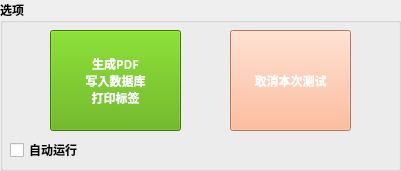
  <widget class="QGroupBox" name="groupBox_3">
   <property name="geometry">
    <rect>
     <x>980</x>
     <y>470</y>
     <width>401</width>
     <height>171</height>
    </rect>
   </property>
   <property name="font">
    <font>
     <family>微软雅黑</family>
     <pointsize>9</pointsize>
     <weight>75</weight>
     <bold>true</bold>
    </font>
   </property>
   <property name="title">
    <string>选项</string>
   </property>
   <widget class="QPushButton" name="pushButton1">
    <property name="geometry">
     <rect>
      <x>50</x>
      <y>30</y>
      <width>131</width>
      <height>101</height>
     </rect>
    </property>
    <property name="font">
     <font>
      <family>微软雅黑</family>
      <pointsize>9</pointsize>
      <weight>75</weight>
      <bold>true</bold>
     </font>
    </property>
    <property name="focusPolicy">
     <enum>Qt::NoFocus</enum>
    </property>
    <property name="styleSheet">
     <string notr="true">color: rgb(255, 255, 255);
border-top-color: rgb(0, 0, 0);
border-color: rgb(255, 255, 255);
background-color: rgb(85, 170, 0);
</string>
    </property>
    <property name="text">
     <string>生成PDF
写入数据库
打印标签</string>
    </property>
   </widget>
   <widget class="QCheckBox" name="checkBox">
    <property name="geometry">
     <rect>
      <x>10</x>
      <y>140</y>
      <width>81</width>
      <height>20</height>
     </rect>
    </property>
    <property name="text">
     <string>自动运行</string>
    </property>
   </widget>
   <widget class="QPushButton" name="pushButton2">
    <property name="geometry">
     <rect>
      <x>230</x>
      <y>30</y>
      <width>121</width>
      <height>101</height>
     </rect>
    </property>
    <property name="font">
     <font>
      <family>微软雅黑</family>
      <pointsize>9</pointsize>
      <weight>75</weight>
      <bold>true</bold>
     </font>
    </property>
    <property name="focusPolicy">
     <enum>Qt::NoFocus</enum>
    </property>
    <property name="styleSheet">
     <string notr="true">color: rgb(255, 255, 255);
border-top-color: rgb(0, 0, 0);
border-color: rgb(255, 255, 255);
background-color: rgb(255, 170, 127);
</string>
    </property>
    <property name="text">
     <string>取消本次测试</string>
    </property>
   </widget>
  </widget>
